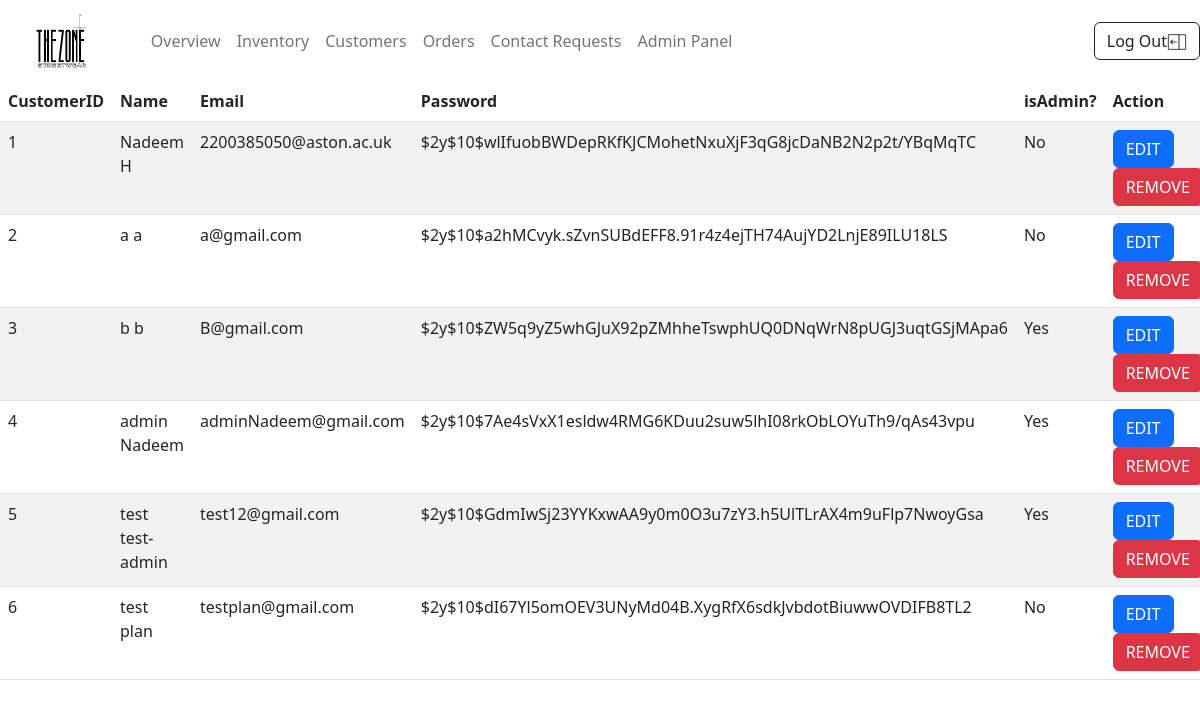
/admin-customers.php (signed in), run on an earlier commit of the app's database.
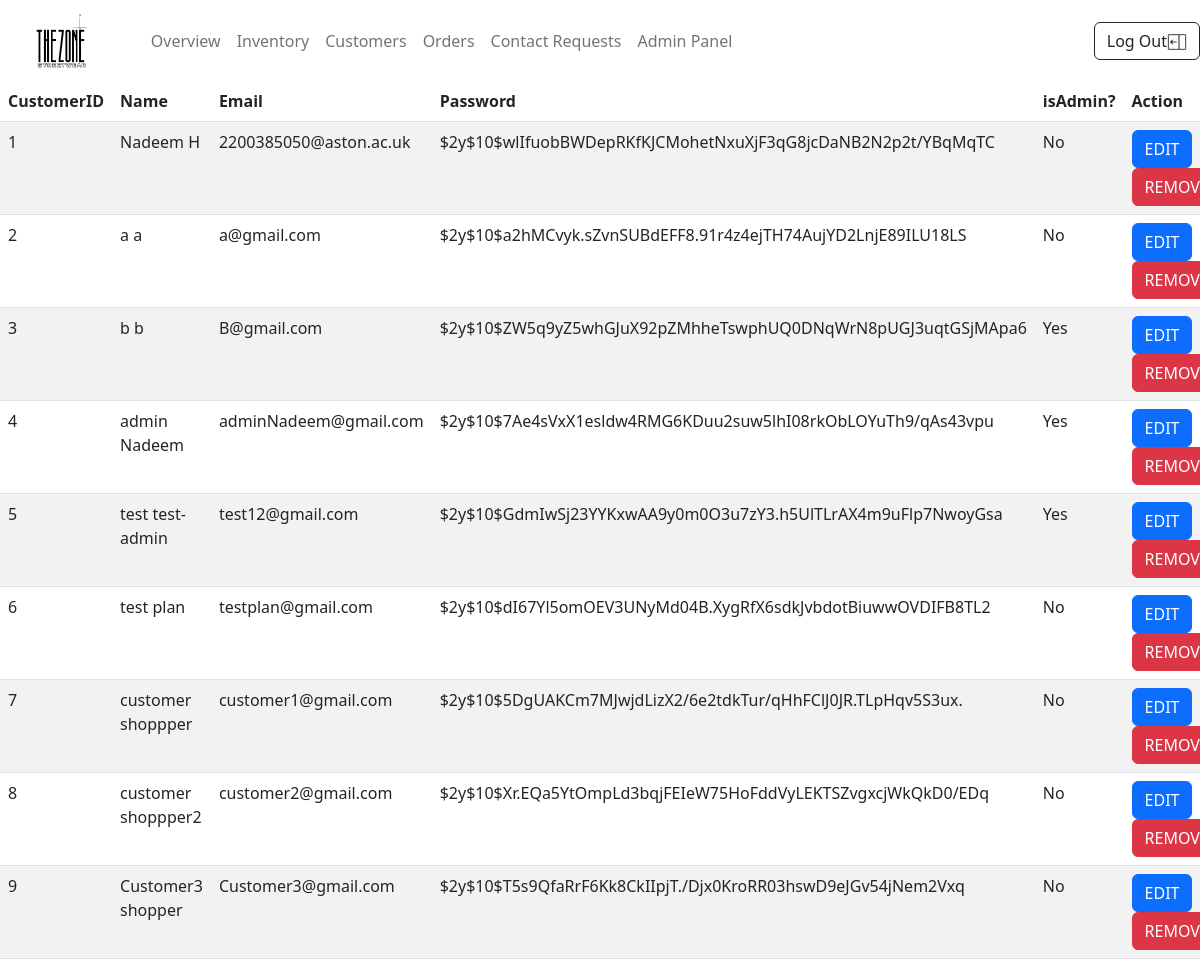
And on a later commit of the database.
### tables this page shows
CREATE TABLE `useraccounts` (
  `UserID` int(11) NOT NULL,
  `Firstname` varchar(255) DEFAULT NULL,
  `Lastname` varchar(255) DEFAULT NULL,
  `Email` varchar(255) DEFAULT NULL,
  `Pass` varchar(255) DEFAULT NULL,
  `isAdmin` tinyint(1) DEFAULT 0
);

### admin-customers.php (the view, shortened to what this page needs)
<!DOCTYPE html>
<html lang="en">
<head>
    <link rel="stylesheet" href="https://cdnjs.cloudflare.com/ajax/libs/twitter-bootstrap/5.2.0/css/bootstrap.min.css">
    <link rel="stylesheet" href="https://cdn.datatables.net/1.13.4/css/dataTables.bootstrap5.min.css">
    <link rel="stylesheet" href="../TheZone/style.css">
</head>
<body>
    <?php include('../TheZone/adminnavbar.php') ?>
    <section>
        <table id="example" class="table table-striped" style="width:100%">
            <thead>
                <tr>
                    <th>CustomerID</th>
                    <th>Name</th>
                    <th>Email</th>
                    <th>Password</th>
                    <th>isAdmin?</th>
                    <th>Action</th>
                </tr>
            </thead>
            <tbody>
                <?php
                include('../TheZone/connectiondb.php');
                $users = $db->prepare("SELECT * FROM useraccounts");
                $users->execute();
                foreach ($users as $user) {
                    echo "<tr>";
                    echo "<td>" . $user['UserID'] . "</td>";
                    echo "<td>" . $user['Firstname'] . " " . $user['Lastname'] . "</td>";
                    echo "<td>" . $user['Email'] . "</td>";
                    echo "<td>" . $user['Pass'] . "</td>";
                    echo "<td>" . ($user['isAdmin'] ? 'Yes' : 'No') . "</td>";
                    echo "<td>";
                    echo "<button type='button' class='btn btn-primary editbtn' data-userid='" . $user['UserID'] . "' data-firstname='" . $user['Firstname'] . "' data-lastname='" . $user['Lastname'] . "' data-useremail='" . $user['Email'] . "' data-userpassword='" . $user['Pass'] . "' data-isadmin ='".$user['isAdmin'] . "'>EDIT</button>";
                    echo "<form style='display: inline-block;' action='../TheZone/remove-user.php' method='post'>";
                    echo "<button type='submit' class='btn btn-danger'>REMOVE</button>";
                    echo "</form>";
                    echo "</td>";
                    echo "</tr>";
                }
                ?>
            </tbody>
        </table>
    </section>
</body>
</html>

### adminnavbar.php (shortened to what this page needs)
<header>
    <nav class="navbar navbar-expand-lg bg-body-tertiary">
        <div class="container-fluid">
            <a class="navbar-brand" href="index.php"><img class="img-fluid logo" src="../TheZone/images/logo-tp.png"
                    alt="Logo"></a>
            <div class="collapse navbar-collapse" id="navbarSupportedContent"
                style="display: flex; justify-content: space-between; align-items: center; width:100%;">
                <ul class="navbar-nav me-auto mb-2 mb-lg-0">
                    <li class="nav-item">
                        <a class="nav-link" href="adminhomepage.php">Overview</a>
                    </li>
                    <li class="nav-item">
                        <a class="nav-link" href="admin-inventory.php">Inventory</a>
                    </li>
                    <li class="nav-item">
                        <a class="nav-link" href="admin-customers.php">Customers</a>
                    </li>
                    <li class="nav-item">
                        <a class="nav-link" href="admin-order.php">Orders</a>
                    </li>
                    <li class="nav-item">
                        <a class="nav-link" href="admin-contacts.php">Contact Requests</a>
                    </li>
                    <li class="nav-item">
                        <a class="nav-link" href="admin-panel.php">Admin Panel</a>
                    </li>
                </ul>
                <ul class="navbar-nav">
                    <li class="nav-item">
                        <?php
            if (isset($_SESSION['email'])) {
              echo '<li><a href="logout.php" class="btn btn-outline-dark navbar-btn">Log Out<img src="images/logout-icon.png" alt="Logout" width="20" height="20"></a></li>';
            } else {
              echo '<li><a href="login-signup-page.php"class="btn btn-outline-dark">Login<img src="images/login-icon.png" alt="Login/Signup" width="20" height="20"></a></li>';
            }
            ?>
                    </li>
                </ul>
            </div>
        </div>
    </nav>
</header>

### style.css (style rules this page uses)
div { padding: 0 !important; }
.logo { width: 12vw; }
.navbar, .navbar-nav, .container-fluid { max-width: 100%; }

What changed in the data, as far as the page shows it:
added useraccounts: UserID "7", Firstname "customer", Lastname "shoppper", Email "customer1@gmail.com", Pass "$2y$10$5DgUAKCm7MJwjdLizX2/6e2tdkTur/qHhFClJ0JR.TLpHqv5S3ux.", isAdmin "No"
added useraccounts: UserID "8", Firstname "customer", Lastname "shoppper2", Email "customer2@gmail.com", Pass "$2y$10$Xr.EQa5YtOmpLd3bqjFEIeW75HoFddVyLEKTSZvgxcjWkQkD0/EDq", isAdmin "No"
added useraccounts: UserID "9", Firstname "Customer3", Lastname "shopper", Email "Customer3@gmail.com", Pass "$2y$10$T5s9QfaRrF6Kk8CkIIpjT./Djx0KroRR03hswD9eJGv54jNem2Vxq", isAdmin "No"
